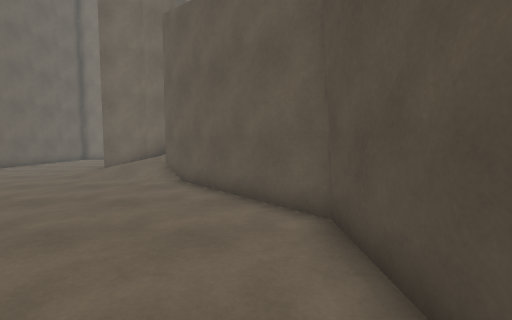
view 1 (above)

17 first-person views from a walk through a Unity game level. The camera is 1.3 m above the floor, tilts 4° down and sees 90° across. The floor is counted in squares, 1 m on a side. Each view is taken from the middle of a square. On the plan, view 1 faces up. The plan holds only what a view shows up to about 13 squares ahead; the rest is blank. The place goes on beyond the plan. The player is left out.

view 2
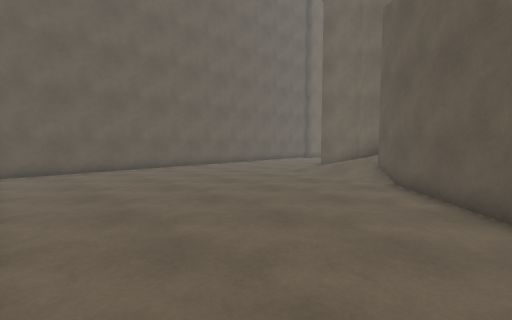

view 3
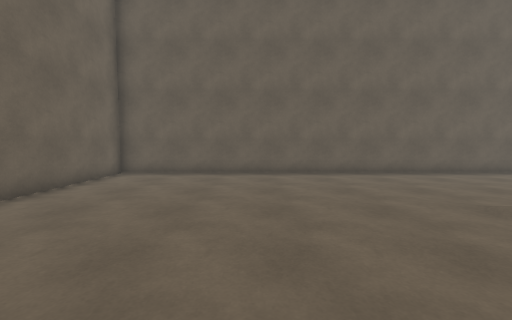

view 4
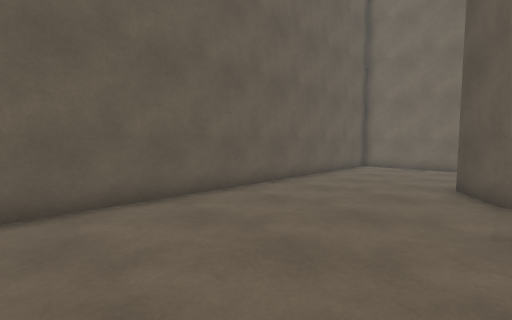

view 5
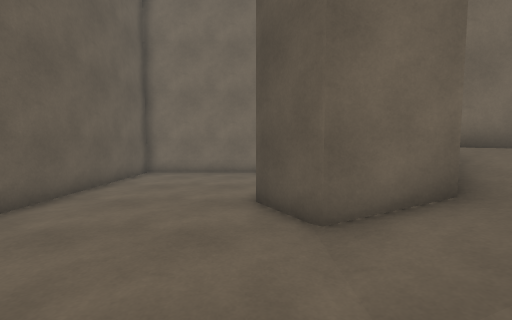

view 6
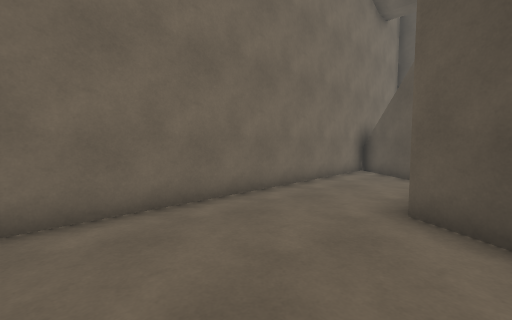

view 7
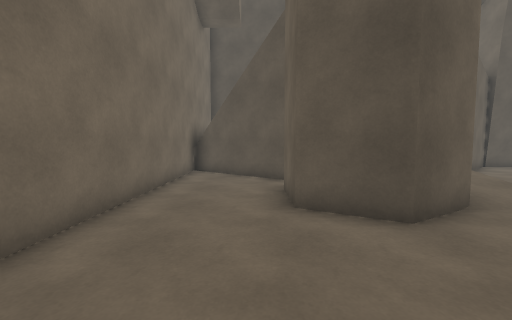

view 8
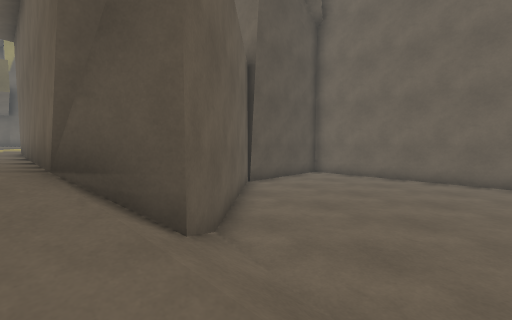

view 9
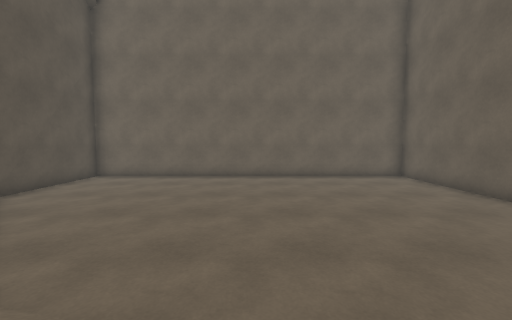

view 10
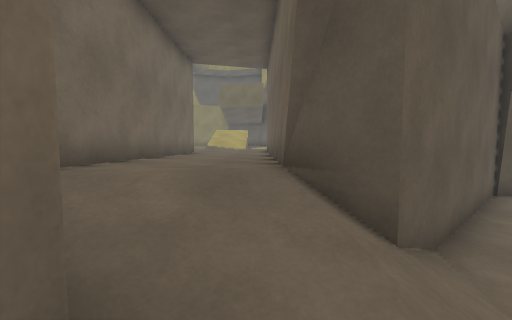

view 11
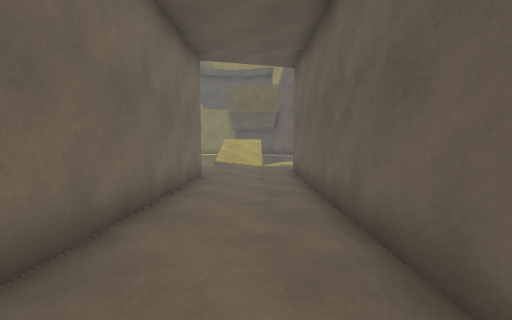

view 12
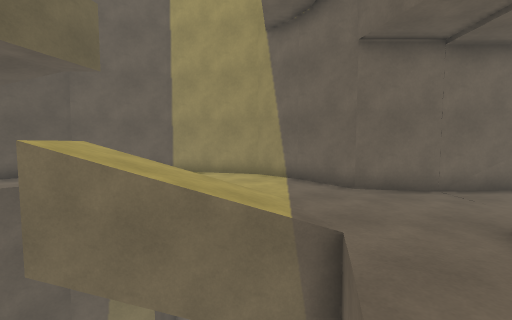

view 13
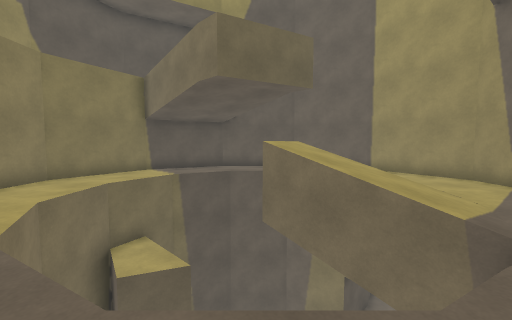

view 14
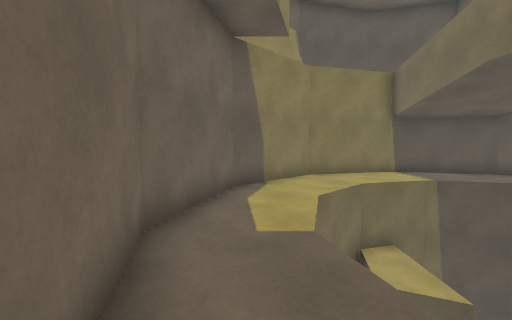

view 15
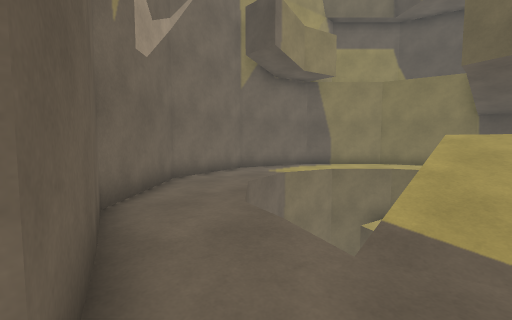

view 16
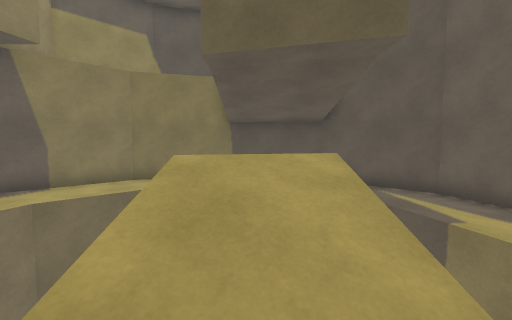

view 17
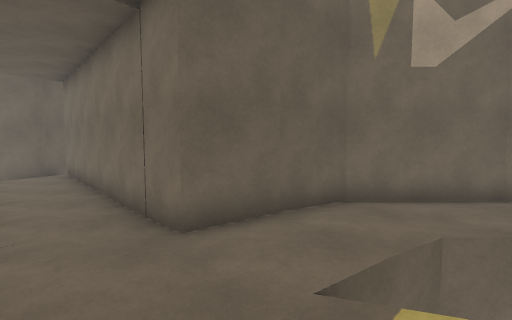

### Floor plan
Key: @ floor where view 1 was taken; # wall or solid block; . main floor; : floor 1 m higher than the main floor; + floor 1.25 m higher than the main floor; / step, stairs or slope; v drop or lower ground.
Columns run from 13 left of view 1 to 22 right of it. Each row starts with its distance up from view 1.
 22                           ####
 21                        ####++####
 20                       ##++++++++##
 19 ###############      ##++++vvv+++##
 18 #...........##       #+++v    v+++#
 17 #..........##        #++v     vv++##
 16 #..........#        ##+v     vvvv++#
 15 #.....###.##        #++v     vvvv++#
 14 #....################::vvvvvv    ++#
 13 #....#####++++:::::::::+////v   v++#
 12 #.....###//+++::::::::::////v   v++#
 11 #......////+++:::::::::+v      v++##
 10 #......///#############++v   vv+++#
  9 #.......//##          ##++  v++++#
  8 #..........##          ##++  +++##
  7 #...........##          #########
  6 #............##
  5 #.............#
  4 #.............#
  3 #.............#
  2 #.............#
  1 #.............#
  0 #............@#
 -1 ###############

Positions as (right, up) in squares from view 1, and headings:
1: (0, 0), facing up
2: (0, 0), facing up-left
3: (-2, 5), facing left
4: (-7, 5), facing up-left
5: (-8, 8), facing up
6: (-12, 14), facing up-right
7: (-12, 16), facing right
8: (-6, 11), facing down-right
9: (-6, 11), facing down
10: (-6, 11), facing right
11: (-3, 12), facing right
12: (11, 18), facing down
13: (10, 19), facing down-right
14: (11, 20), facing right
15: (7, 13), facing up-right
16: (11, 13), facing right
17: (11, 12), facing up-left
